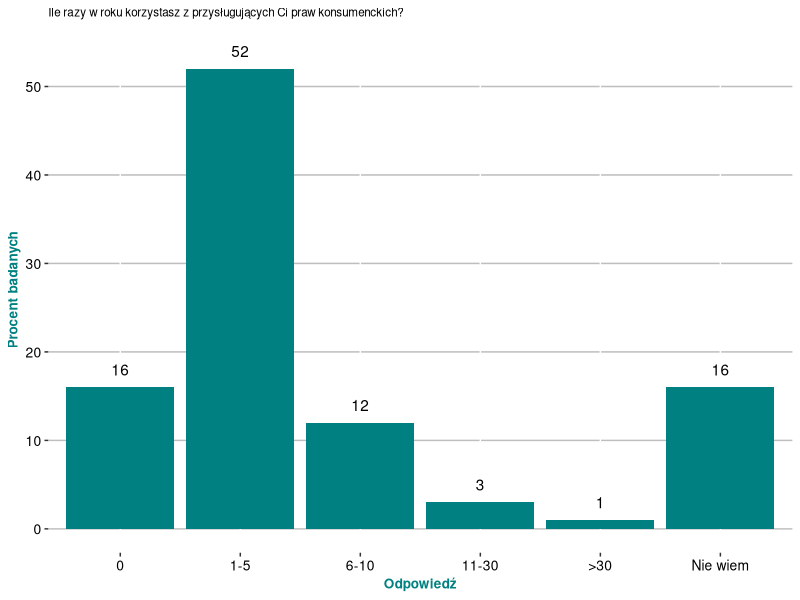
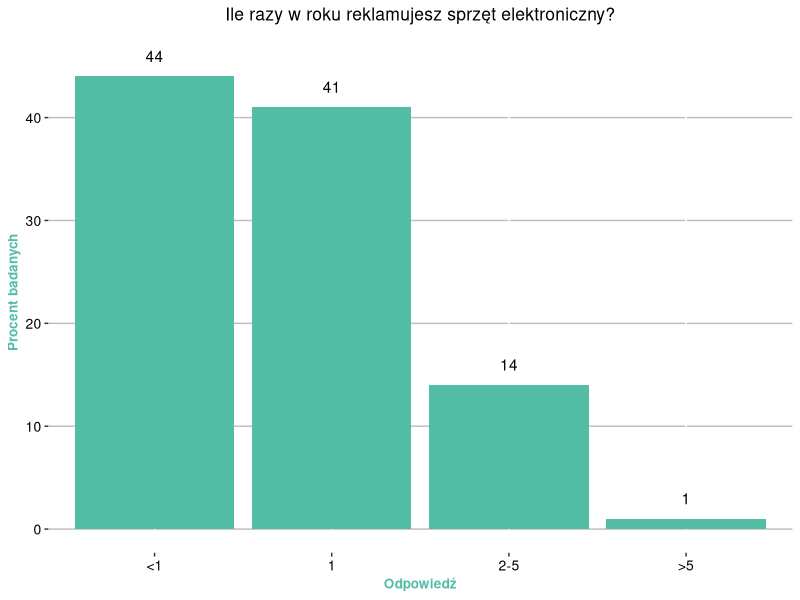

The R source for these figures, in order:
## ---- chunk 1
library(dplyr)
library(ggplot2)
## ---- chunk 2
df <- data.frame(odpowiedź = c("0","1-5", "6-10", "11-30", ">30", "Nie wiem"), 
                 procent.badanych = c(16, 52, 12, 3, 1, 16))
df %>%
  mutate(row = row_number()) %>% 
  ggplot(aes(x = reorder(odpowiedź,row), y = procent.badanych, fill = odpowiedź, 
             label = procent.badanych)) +
  geom_col() +
  geom_text(nudge_y = 2) +
  scale_fill_manual(values = rep(c("#008080"), 6)) +
  theme(legend.position="none",
        title = element_text(size=7),
        axis.title.x = element_text(size=9.75,color='#008080', face = "bold"),
        axis.title.y = element_text(size=9.75,color='#008080', face = "bold"),
        axis.text.x = element_text(size = 10, color='black'),
        axis.text.y = element_text(size = 10, color='black'),
        panel.background = element_blank(),
        panel.grid.major.y = element_line(color = "grey")) +
  ggtitle("Ile razy w roku korzystasz z przysługujących Ci praw konsumenckich?") +
  ylab("Procent badanych") +
  xlab("Odpowiedź") +
  scale_y_continuous(breaks = c(0.0, 10.0, 20.0, 30.0, 40.0, 50.0, 60.0)) -> wykres1
## ---- chunk 3
df2 <- data.frame(odpowiedź = c("<1","1", "2-5", ">5"), 
                  procent.badanych = c(44, 41, 14, 1))
df2 %>%
  mutate(row = row_number()) %>% 
  ggplot(aes(x = reorder(odpowiedź,row), y = procent.badanych, fill = odpowiedź, 
             label = procent.badanych)) +
  geom_col() +
  geom_text(nudge_y = 2) +
  scale_fill_manual(values = rep(c("#53BDA5"), 4)) +
  theme(legend.position="none", 
        plot.title = element_text(hjust = 0.5), 
        title = element_text(size=10.5),
        axis.title.x = element_text(size=9.75,color='#53BDA5', face = "bold"),
        axis.title.y = element_text(size=9.75,color='#53BDA5', face = "bold"),
        axis.text.x = element_text(size = 10, color='black'),
        axis.text.y = element_text(size = 10, color='black'),
        panel.background = element_blank(),
        panel.grid.major.y = element_line(color = "grey")) +
  ggtitle("Ile razy w roku reklamujesz sprzęt elektroniczny?") +
  ylab("Procent badanych") +
  xlab("Odpowiedź") +
  scale_y_continuous(breaks = c(0.0, 10.0, 20.0, 30.0, 40.0, 50.0, 60.0)) -> wykres2

